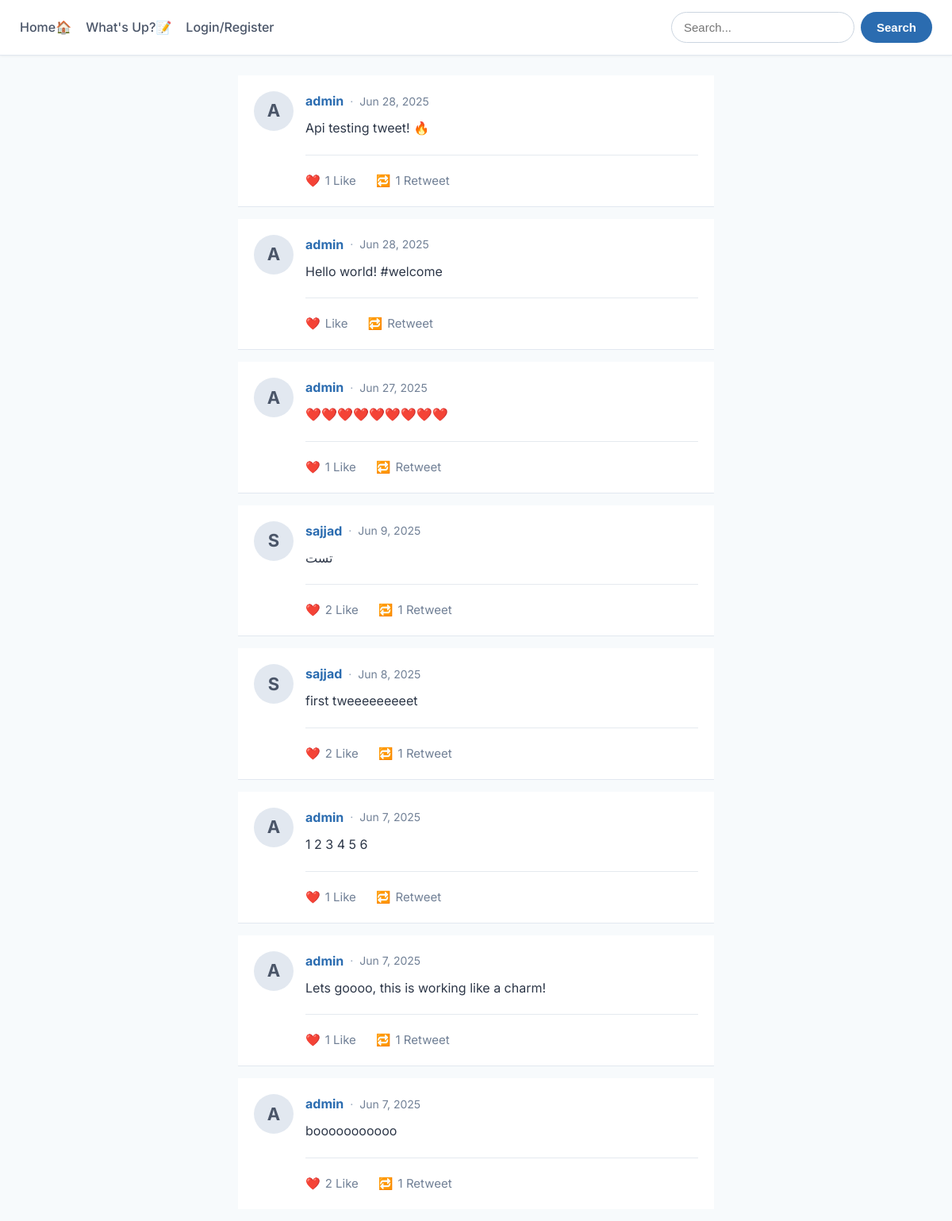
The page / on the database its author committed.
### twitterApp/models.py (models this page shows, shortened)
class Post(models.Model):
    user = models.ForeignKey(settings.AUTH_USER_MODEL, on_delete=models.CASCADE, related_name='posts')
    content = models.TextField(max_length=280)
    created_at = models.DateTimeField(auto_now_add=True)
    @property
    def like_count(self):
        return self.likes.count()
    @property
    def retweet_count(self):
        return self.retweets.count()

class Profile(AbstractUser):
    bio = models.TextField(blank=True)
    website = models.URLField(max_length=200)
    profile_picture = models.ImageField(upload_to='profile_pics/', blank=True)

### twitterApp/views.py (the view)
# urls.py: 2. Add a URL to urlpatterns:  path('', views.home, name='home')
def home(request):
    tweets = Post.objects.all().order_by('-created_at')
    return render(request, 'index.html', {'tweets': tweets})

### templates/index.html
{% extends "base.html" %}
{% block main %}
    <div class="content-wrapper">
        {% for tweet in tweets %}
            <div class="tweet-card">
                <div class="tweet-avatar-wrapper" style="margin-right: 15px;">
                    {% if tweet.user.profile_picture %}
                        <img src="{{ tweet.user.profile_picture.url }}" alt="{{ tweet.user.username }}'s profile picture" class="tweet-avatar">
                    {% else %}
                        <div class="tweet-avatar-fallback">
                            {{ tweet.user.username.0|upper }}
                        </div>
                    {% endif %}
                </div>
                <div class="tweet-content-area">
                    <p class="tweet-header">
                        <strong class="tweet-username-link"><a href="{% url 'user_profile' username=tweet.user.username %}">{{ tweet.user.username }}</a></strong>
                        <span class="tweet-meta-separator">·</span>
                        <small class="tweet-timestamp">{{ tweet.created_at|date:"M j, Y" }}</small>
                    </p>
                    <p class="tweet-text">{{ tweet.content }}</p>
                    <hr style="border: none; border-top: 1px solid #cbd5e0; margin: 20px 0; opacity: 0.5">
                    <div class="tweet-actions">
                        {% if tweet.like_count > 0 %}
                        <a href="{% url 'like' tweet.id %}" class="tweet-action-link">❤️ <span>{{ tweet.like_count }} Like </span></a>
                        {% else %}
                        <a href="{% url 'like' tweet.id %}" class="tweet-action-link">❤️ <span>Like </span></a>
                        {% endif %}
                        {% if tweet.retweet_count > 0 %}
                        <a href="{% url 'retweet' tweet.id %}" class="tweet-action-link">🔁 <span> {{ tweet.retweet_count }} Retweet</span></a>
                        {% else %}
                        <a href="{% url 'retweet' tweet.id %}" class="tweet-action-link">🔁 <span>Retweet</span></a>
                        {% endif %}
                    </div>
                </div>
            </div>
        {% empty %}
            <p class="empty-message">No tweets to display yet.</p>
        {% endfor %}
    </div>
{% endblock %}

### statics/css/style.css (style rules this page uses)
body { font-family: 'Inter', sans-serif; margin: 0; padding: 0; background-color: #f7fafc; color: #2d3748; line-height: 1.6; }
a { text-decoration: none; color: #2b6cb0; transition: color 0.2s ease; }
.content-wrapper { max-width: 600px; margin: 0 auto; }
.tweet-card { background-color: #ffffff; padding: 20px; margin-bottom: 15px; display: flex; align-items: flex-start; border-bottom: 1px solid #e2e8f0; }
.tweet-card:last-child { border-bottom: none; }
.tweet-avatar-fallback { width: 50px; height: 50px; border-radius: 50%; background-color: #e2e8f0; display: flex; align-items: center; justify-content: center; font-size: 22px; font-weight: bold; color: #4a5568; }
.tweet-content-area { flex-grow: 1; }
.tweet-header { margin: 0; line-height: 1.5; display: flex; align-items: center; }
.tweet-username-link { font-size: 16px; text-decoration: none; color: #2b6cb0; font-weight: bold; }
.tweet-meta-separator { color: #a0aec0; margin-left: 8px; font-size: 14px; }
.tweet-timestamp { color: #718096; margin-left: 8px; font-size: 14px; }
.tweet-text { margin-top: 10px; margin-bottom: 15px; color: #2d3748; font-size: 16px; line-height: 1.6; }
.tweet-actions { display: flex; gap: 25px; }
.tweet-action-link { text-decoration: none; color: #718096; font-size: 15px; display: flex; align-items: center; }
.tweet-action-link span { margin-left: 6px; }

### rows shown on the page
Post: user.username.0 "A", user.username "admin", created_at "Jun 28, 2025", content "Api testing tweet! 🔥", like_count "1", retweet_count "1"
Post: user.username.0 "A", user.username "admin", created_at "Jun 28, 2025", content "Hello world! #welcome", shows "Like", shows "Retweet"
Post: user.username.0 "A", user.username "admin", created_at "Jun 27, 2025", content "❤️❤️❤️❤️❤️❤️❤️❤️❤️", like_count "1", shows "Retweet"
Post: user.username.0 "S", user.username "sajjad", created_at "Jun 9, 2025", content "تست", like_count "2", retweet_count "1"
Post: user.username.0 "S", user.username "sajjad", created_at "Jun 8, 2025", content "first tweeeeeeeeet", like_count "2", retweet_count "1"
Post: user.username.0 "A", user.username "admin", created_at "Jun 7, 2025", content "1 2 3 4 5 6", like_count "1", shows "Retweet"
Post: user.username.0 "A", user.username "admin", created_at "Jun 7, 2025", content "Lets goooo, this is working like a charm!", like_count "1", retweet_count "1"
Post: user.username.0 "A", user.username "admin", created_at "Jun 7, 2025", content "booooooooooo", like_count "2", retweet_count "1"
